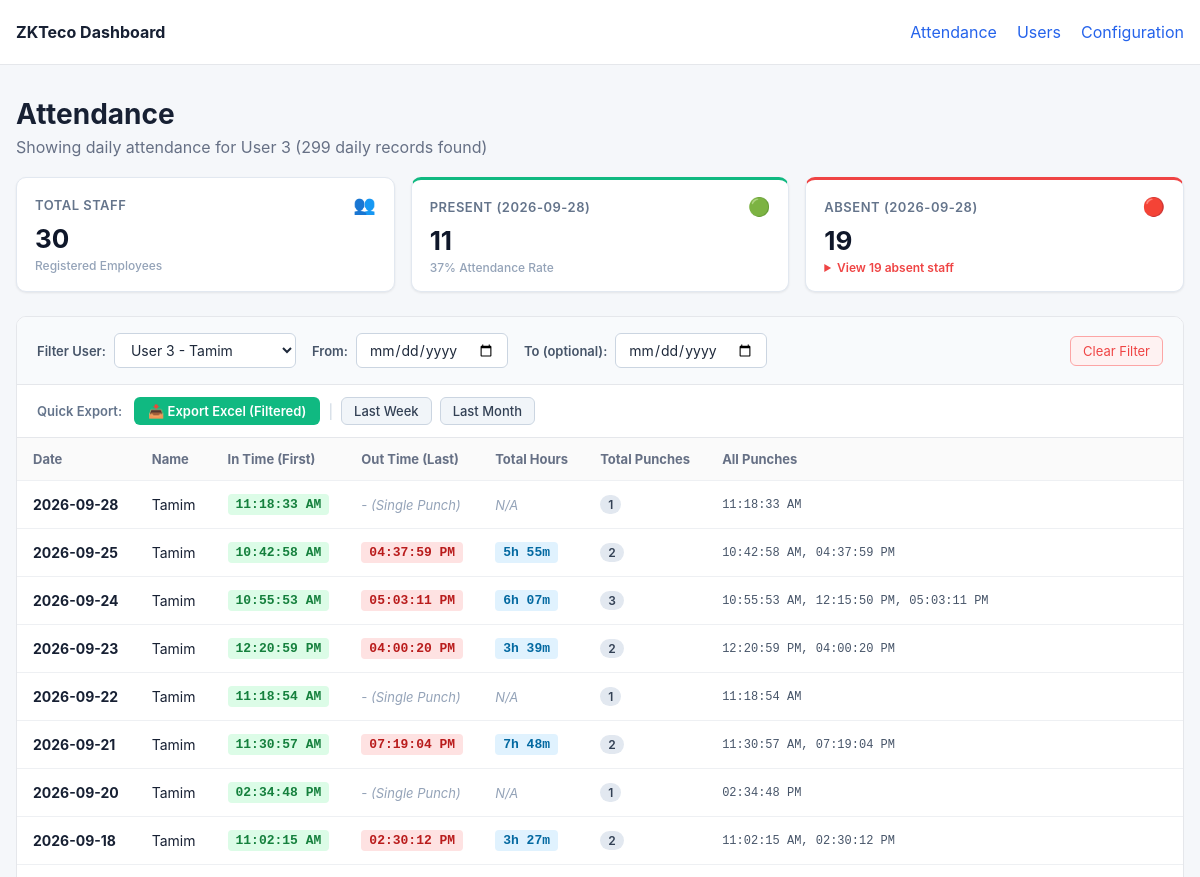
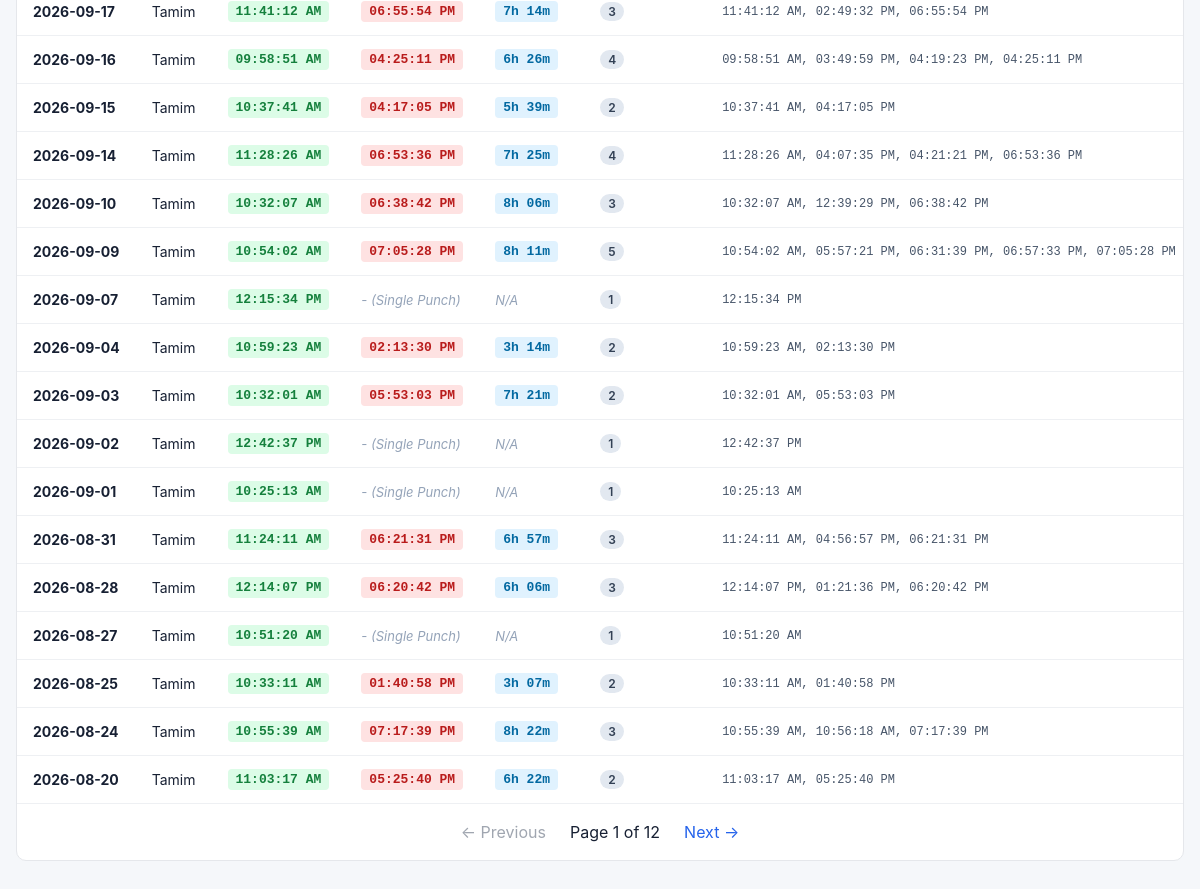
/?user_id=3, run on the app's committed database (2 pictures, top to bottom).
### tables this page shows
CREATE TABLE users (
            user_id TEXT PRIMARY KEY,
            name TEXT,
            privilege TEXT,
            created_at TEXT DEFAULT CURRENT_TIMESTAMP,
            updated_at TEXT DEFAULT CURRENT_TIMESTAMP
        );

### dashboard/app.py (the view)
@app.route("/")
def attendance():
    selected_user_id = request.args.get("user_id", "").strip()
    selected_from_date = request.args.get("from_date", "").strip()
    selected_to_date = request.args.get("to_date", "").strip()
    try:
        page = max(1, int(request.args.get("page", 1)))
    except ValueError:
        page = 1
    per_page = 25
    offset = (page - 1) * per_page
    db = get_db()
    all_users = db.execute(
        "SELECT user_id, name FROM users ORDER BY CAST(user_id AS INTEGER), user_id"
    ).fetchall()
    if selected_from_date and selected_to_date and selected_from_date == selected_to_date:
        target_date = selected_from_date
    elif selected_from_date and not selected_to_date:
        target_date = selected_from_date
    else:
        latest_date_row = db.execute("SELECT MAX(DATE(timestamp)) FROM attendance").fetchone()
        target_date = latest_date_row[0] if latest_date_row and latest_date_row[0] else datetime.now().strftime("%Y-%m-%d")
    present_rows = db.execute(
        "SELECT DISTINCT user_id FROM attendance WHERE DATE(timestamp) = ?",
        (target_date,),
    ).fetchall()
    present_uids = set(r[0] for r in present_rows)
    total_staff = len(all_users)
    present_count = len(present_uids)
    absent_count = max(0, total_staff - present_count)
    absent_users = [dict(u) for u in all_users if u["user_id"] not in present_uids]
    analytics = {
        "target_date": target_date,
        "total_staff": total_staff,
        "present_count": present_count,
        "absent_count": absent_count,
        "absent_users": absent_users,
    }
    conditions = []
    params = []
    if selected_user_id:
        conditions.append("a.user_id = ?")
        params.append(selected_user_id)
    if selected_from_date:
        conditions.append("DATE(a.timestamp) >= ?")
        params.append(selected_from_date)
    if selected_to_date:
        conditions.append("DATE(a.timestamp) <= ?")
        params.append(selected_to_date)
    where_clause = f"WHERE {' AND '.join(conditions)}" if conditions else ""
    count_sql = f"SELECT COUNT(*) FROM (SELECT 1 FROM attendance a {where_clause} GROUP BY a.user_id, DATE(a.timestamp))"
    total = db.execute(count_sql, params).fetchone()[0]
    rows_sql = f"""
        SELECT
            DATE(a.timestamp) AS date,
            a.user_id,
            COALESCE(u.name, 'Unknown') AS name,
            MIN(a.timestamp) AS min_ts,
            MAX(a.timestamp) AS max_ts,
            strftime('%I:%M:%S %p', MIN(a.timestamp)) AS in_time,
            strftime('%I:%M:%S %p', MAX(a.timestamp)) AS out_time,
            COUNT(*) AS total_punches,
            GROUP_CONCAT(strftime('%I:%M:%S %p', a.timestamp), ', ') AS all_punches
        FROM attendance a
        LEFT JOIN users u
            ON u.user_id = a.user_id
        {where_clause}
        GROUP BY a.user_id, DATE(a.timestamp)
        ORDER BY date DESC, CAST(a.user_id AS INTEGER), a.user_id
        LIMIT ? OFFSET ?
    """
    raw_rows = db.execute(rows_sql, params + [per_page, offset]).fetchall()
    db.close()
    rows = []
    for r in raw_rows:
        row_dict = dict(r)
        row_dict["total_hours"] = compute_total_hours(r["min_ts"], r["max_ts"], r["total_punches"])
        rows.append(row_dict)
    total_pages = max(1, (total + per_page - 1) // per_page)
    return render_template(
        "attendance.html",
        rows=rows,
        users_list=all_users,
        selected_user_id=selected_user_id,
        selected_from_date=selected_from_date,
        selected_to_date=selected_to_date,
        analytics=analytics,
        page=page,
        per_page=per_page,
        total=total,
        total_pages=total_pages,
    )

### dashboard/app.py (called while the page is built)
def get_db():
    db = sqlite3.connect(DB_FILE)
    db.row_factory = sqlite3.Row
    return db

def compute_total_hours(min_ts, max_ts, total_punches):
    if total_punches > 1 and min_ts and max_ts:
        try:
            t_in = datetime.fromisoformat(min_ts)
            t_out = datetime.fromisoformat(max_ts)
            diff = t_out - t_in
            secs = int(diff.total_seconds())
            if secs > 0:
                h = secs // 3600
                m = (secs % 3600) // 60
                return f"{h}h {m:02d}m"
        except Exception:
            pass
    return "N/A"

### dashboard/templates/attendance.html (shortened to what this page needs)
{% extends "base.html" %}
{% block content %}
<div class="page-header">
    <div>
        <h1>Attendance</h1>
        <p>
            {% if selected_from_date and selected_to_date %}
                Showing attendance {% if selected_user_id %}for User {{ selected_user_id }} {% endif %}from {{ selected_from_date }} to {{ selected_to_date }} ({{ total }} daily records found)
            {% elif selected_from_date %}
                Showing attendance {% if selected_user_id %}for User {{ selected_user_id }} {% endif %}from {{ selected_from_date }} onwards ({{ total }} daily records found)
            {% elif selected_to_date %}
                Showing attendance {% if selected_user_id %}for User {{ selected_user_id }} {% endif %}up to {{ selected_to_date }} ({{ total }} daily records found)
            {% elif selected_user_id %}
                Showing daily attendance for User {{ selected_user_id }} ({{ total }} daily records found)
            {% else %}
                {{ total }} total daily attendance records
            {% endif %}
        </p>
    </div>
</div>
<div class="kpi-grid">
    <div class="kpi-card">
        <div class="kpi-header">
            <span class="kpi-label">Total Staff</span>
            <span class="kpi-icon">👥</span>
        </div>
        <div class="kpi-value">{{ analytics.total_staff }}</div>
        <div class="kpi-sub">Registered Employees</div>
    </div>
    <div class="kpi-card kpi-card-success">
        <div class="kpi-header">
            <span class="kpi-label">Present ({{ analytics.target_date }})</span>
            <span class="kpi-icon">🟢</span>
        </div>
        <div class="kpi-value">{{ analytics.present_count }}</div>
        <div class="kpi-sub">{{ ((analytics.present_count / (analytics.total_staff or 1)) * 100)|round|int }}% Attendance Rate</div>
    </div>
    <div class="kpi-card kpi-card-danger">
        <div class="kpi-header">
            <span class="kpi-label">Absent ({{ analytics.target_date }})</span>
            <span class="kpi-icon">🔴</span>
        </div>
        <div class="kpi-value">{{ analytics.absent_count }}</div>
        <div class="kpi-sub">
            {% if analytics.absent_count > 0 %}
                <details class="absent-details">
                    <summary>View {{ analytics.absent_count }} absent staff</summary>
                </details>
            {% else %}
                All staff present!
            {% endif %}
        </div>
    </div>
</div>
<div class="card">
    <form method="GET" action="{{ url_for('attendance') }}" class="filter-bar">
        <div class="filter-group">
            <label for="user-select">Filter User:</label>
            <select name="user_id" id="user-select" onchange="this.form.submit()">
                {% for u in users_list %}
                    <option value="{{ u.user_id }}" {% if u.user_id == selected_user_id %}selected{% endif %}>
                        User {{ u.user_id }} - {{ u.name }}
                    </option>
                {% endfor %}
            </select>
        </div>
        <div class="filter-group">
            <label for="from-date">From:</label>
            <input type="date" name="from_date" id="from-date" value="{{ selected_from_date }}" onchange="this.form.submit()">
        </div>
        <div class="filter-group">
            <label for="to-date">To (optional):</label>
            <input type="date" name="to_date" id="to-date" value="{{ selected_to_date }}" onchange="this.form.submit()">
        </div>
        {% if selected_user_id or selected_from_date or selected_to_date %}
            <a href="{{ url_for('attendance') }}" class="btn-clear">Clear Filter</a>
        {% endif %}
    </form>
    <div class="export-bar">
        <div class="export-label">Quick Export:</div>
        <div class="export-buttons">
            <a href="{{ url_for('export_excel', user_id=selected_user_id, from_date=selected_from_date, to_date=selected_to_date) }}" class="btn-export">
                📥 Export Excel {% if not selected_user_id and not selected_from_date and not selected_to_date %}(Latest Month){% else %}(Filtered){% endif %}
            </a>
            <span class="divider">|</span>
            <a href="{{ url_for('export_excel', preset='last_week', user_id=selected_user_id) }}" class="btn-preset">Last Week</a>
            <a href="{{ url_for('export_excel', preset='last_month', user_id=selected_user_id) }}" class="btn-preset">Last Month</a>
        </div>
    </div>
    <div class="table-wrap">
        <table>
            <thead>
                <tr>
                    <th>Date</th>
                    <th>Name</th>
                    <th>In Time (First)</th>
                    <th>Out Time (Last)</th>
                    <th>Total Hours</th>
                    <th>Total Punches</th>
                    <th>All Punches</th>
                </tr>
            </thead>
            <tbody>
            {% for row in rows %}
                <tr>
                    <td><strong>{{ row.date }}</strong></td>
                    <td>{{ row.name }}</td>
                    <td>
                        <span class="time-tag in-time">{{ row.in_time }}</span>
                    </td>
                    <td>
                        {% if row.total_punches > 1 %}
                            <span class="time-tag out-time">{{ row.out_time }}</span>
                        {% else %}
                            <span class="single-punch">- (Single Punch)</span>
                        {% endif %}
                    </td>
                    <td>
                        <span class="{% if row.total_hours != 'N/A' %}hours-tag{% else %}single-punch{% endif %}">
                            {{ row.total_hours }}
                        </span>
                    </td>
                    <td><span class="badge">{{ row.total_punches }}</span></td>
                    <td class="punch-list">{{ row.all_punches }}</td>
                </tr>
            {% else %}
                <tr>
                    <td colspan="7" class="empty">No attendance records found.</td>
                </tr>
            {% endfor %}
            </tbody>
        </table>
    </div>
    {% include "_pagination.html" %}
</div>
{% endblock %}

### dashboard/static/style.css (style rules this page uses)
* { box-sizing: border-box; }
body { margin: 0; background: #f5f7fa; color: #172033; font-family: -apple-system, BlinkMacSystemFont, "Segoe UI", sans-serif; }
.page-header { margin-bottom: 20px; }
h1 { margin: 0 0 6px; font-size: 28px; }
p { margin: 0; color: #667085; }
.card { background: white; border: 1px solid #e5e7eb; border-radius: 10px; overflow: hidden; }
.table-wrap { overflow-x: auto; }
table { width: 100%; border-collapse: collapse; }
th, td { padding: 13px 16px; text-align: left; border-bottom: 1px solid #eef0f3; white-space: nowrap; }
th { background: #fafafa; font-size: 13px; color: #667085; }
td { font-size: 14px; }
.filter-bar { padding: 16px 20px; background: #f8fafc; border-bottom: 1px solid #e5e7eb; display: flex; align-items: center; flex-wrap: wrap; gap: 16px; }
.filter-group { display: flex; align-items: center; gap: 8px; }
.filter-group label { font-size: 13px; font-weight: 600; color: #475569; }
.filter-group select, .filter-group input[type="date"] { padding: 7px 12px; border: 1px solid #cbd5e1; border-radius: 6px; background-color: #ffffff; font-size: 14px; font-family: inherit; color: #1e293b; outline: none; cursor: pointer; transition: border-color 0.15s ease; }
.btn-clear { margin-left: auto; font-size: 13px; color: #ef4444; text-decoration: none; padding: 6px 12px; border-radius: 6px; border: 1px solid #fca5a5; background: #fef2f2; transition: all 0.15s ease; }
.time-tag { display: inline-block; padding: 3px 8px; border-radius: 4px; font-size: 13px; font-family: ui-monospace, SFMono-Regular, Menlo, Monaco, Consolas, monospace; font-weight: 600; }
.time-tag.in-time { background: #dcfce7; color: #15803d; }
.time-tag.out-time { background: #fee2e2; color: #b91c1c; }
.hours-tag { display: inline-block; padding: 3px 8px; border-radius: 4px; font-size: 13px; font-family: ui-monospace, SFMono-Regular, Menlo, Monaco, Consolas, monospace; font-weight: 600; background: #e0f2fe; color: #0369a1; }
.single-punch { font-size: 13px; color: #94a3b8; font-style: italic; }
.badge { display: inline-block; padding: 2px 8px; border-radius: 12px; font-size: 12px; font-weight: 600; background: #e2e8f0; color: #334155; }
.punch-list { font-family: ui-monospace, SFMono-Regular, Menlo, Monaco, Consolas, monospace; font-size: 12px; color: #475569; }
.export-bar { padding: 12px 20px; background: #ffffff; border-bottom: 1px solid #e5e7eb; display: flex; align-items: center; gap: 12px; flex-wrap: wrap; }
.export-label { font-size: 13px; font-weight: 600; color: #64748b; }
.export-buttons { display: flex; align-items: center; gap: 8px; flex-wrap: wrap; }
.btn-export { display: inline-flex; align-items: center; gap: 6px; padding: 6px 14px; background-color: #10b981; color: #ffffff; font-size: 13px; font-weight: 600; border-radius: 6px; text-decoration: none; transition: background-color 0.15s ease; }
.btn-preset { display: inline-flex; align-items: center; padding: 5px 12px; background-color: #f1f5f9; color: #334155; font-size: 13px; font-weight: 500; border-radius: 6px; border: 1px solid #cbd5e1; text-decoration: none; transition: all 0.15s ease; }
.divider { color: #cbd5e1; font-size: 14px; }
.kpi-grid { display: grid; grid-template-columns: repeat(auto-fit, minmax(200px, 1fr)); gap: 16px; margin-bottom: 24px; }
.kpi-card { background: #ffffff; border-radius: 10px; padding: 16px 18px; box-shadow: 0 1px 3px rgba(0, 0, 0, 0.05), 0 1px 2px rgba(0, 0, 0, 0.03); border: 1px solid #e2e8f0; position: relative; overflow: hidden; transition: transform 0.15s ease, box-shadow 0.15s ease; }
.kpi-header { display: flex; justify-content: space-between; align-items: center; margin-bottom: 8px; }
.kpi-label { font-size: 13px; font-weight: 600; color: #64748b; text-transform: uppercase; letter-spacing: 0.5px; }
.kpi-icon { font-size: 18px; }
.kpi-value { font-size: 26px; font-weight: 700; color: #0f172a; line-height: 1.2; margin-bottom: 4px; }
.kpi-sub { font-size: 12px; color: #94a3b8; font-weight: 500; }
.kpi-card-success { border-top: 3px solid #10b981; }
.kpi-card-danger { border-top: 3px solid #ef4444; }
.absent-details summary { font-size: 12px; color: #ef4444; cursor: pointer; font-weight: 600; user-select: none; outline: none; }

### data on the page
users: date "2026-09-28", name "Tamim", in_time "11:18:33 AM", shows "- (Single Punch)", total_hours "N/A", total_punches "1", all_punches "11:18:33 AM", date "2026-09-24", in_time "10:55:53 AM", out_time "05:03:11 PM", total_hours "6h 07m", total_punches "3", all_punches "10:55:53 AM, 12:15:50 PM, 05:03:11 PM", date "2026-09-17", in_time "11:41:12 AM", out_time "06:55:54 PM", total_hours "7h 14m", all_punches "11:41:12 AM, 02:49:32 PM, 06:55:54 PM", date "2026-09-10", in_time "10:32:07 AM", out_time "06:38:42 PM", total_hours "8h 06m", all_punches "10:32:07 AM, 12:39:29 PM, 06:38:42 PM", date "2026-08-31", in_time "11:24:11 AM", out_time "06:21:31 PM", total_hours "6h 57m", all_punches "11:24:11 AM, 04:56:57 PM, 06:21:31 PM", date "2026-08-28", in_time "12:14:07 PM", out_time "06:20:42 PM", total_hours "6h 06m", all_punches "12:14:07 PM, 01:21:36 PM, 06:20:42 PM", date "2026-08-24", in_time "10:55:39 AM", out_time "07:17:39 PM", total_hours "8h 22m", all_punches "10:55:39 AM, 10:56:18 AM, 07:17:39 PM"

### other printed values
{{ selected_user_id }} "3"
{{ total }} "299"
{{ analytics.total_staff }} "30"
{{ analytics.target_date }} "2026-09-28"
{{ analytics.present_count }} "11"
{{ analytics.absent_count }} "19"
{{ row.date }} "2026-09-25" "2026-09-23" "2026-09-22" "2026-09-21" "2026-09-20" "2026-09-18" "2026-09-16" "2026-09-15" "2026-09-14" "2026-09-09" "2026-09-07" "2026-09-04" "2026-09-03" "2026-09-02" "2026-09-01" "2026-08-27" "2026-08-25" "2026-08-20"
{{ row.name }} "Tamim" "Tamim" "Tamim" "Tamim" "Tamim" "Tamim" "Tamim" "Tamim" "Tamim" "Tamim" "Tamim" "Tamim" "Tamim" "Tamim" "Tamim" "Tamim" "Tamim" "Tamim"
{{ row.in_time }} "10:42:58 AM" "12:20:59 PM" "11:18:54 AM" "11:30:57 AM" "02:34:48 PM" "11:02:15 AM" "09:58:51 AM" "10:37:41 AM" "11:28:26 AM" "10:54:02 AM" "12:15:34 PM" "10:59:23 AM" "10:32:01 AM" "12:42:37 PM" "10:25:13 AM" "10:51:20 AM" "10:33:11 AM" "11:03:17 AM"
{{ row.out_time }} "04:37:59 PM" "04:00:20 PM" "07:19:04 PM" "02:30:12 PM" "04:25:11 PM" "04:17:05 PM" "06:53:36 PM" "07:05:28 PM" "02:13:30 PM" "05:53:03 PM" "01:40:58 PM" "05:25:40 PM"
{{ row.total_hours }} "5h 55m" "3h 39m" "N/A" "7h 48m" "N/A" "3h 27m" "6h 26m" "5h 39m" "7h 25m" "8h 11m" "N/A" "3h 14m" "7h 21m" "N/A" "N/A" "N/A" "3h 07m" "6h 22m"
{{ row.total_punches }} "2" "2" "1" "2" "1" "2" "4" "2" "4" "5" "1" "2" "2" "1" "1" "1" "2" "2"
{{ row.all_punches }} "10:42:58 AM, 04:37:59 PM" "12:20:59 PM, 04:00:20 PM" "11:18:54 AM" "11:30:57 AM, 07:19:04 PM" "02:34:48 PM" "11:02:15 AM, 02:30:12 PM" "09:58:51 AM, 03:49:59 PM, 04:19:23 PM, 04:25:11 PM" "10:37:41 AM, 04:17:05 PM" "11:28:26 AM, 04:07:35 PM, 04:21:21 PM, 06:53:36 PM" "10:54:02 AM, 05:57:21 PM, 06:31:39 PM, 06:57:33 PM, 07:05:28 PM" "12:15:34 PM" "10:59:23 AM, 02:13:30 PM" "10:32:01 AM, 05:53:03 PM" "12:42:37 PM" "10:25:13 AM" "10:51:20 AM" "10:33:11 AM, 01:40:58 PM" "11:03:17 AM, 05:25:40 PM"
{{ page }} "1"
{{ total_pages }} "12"
